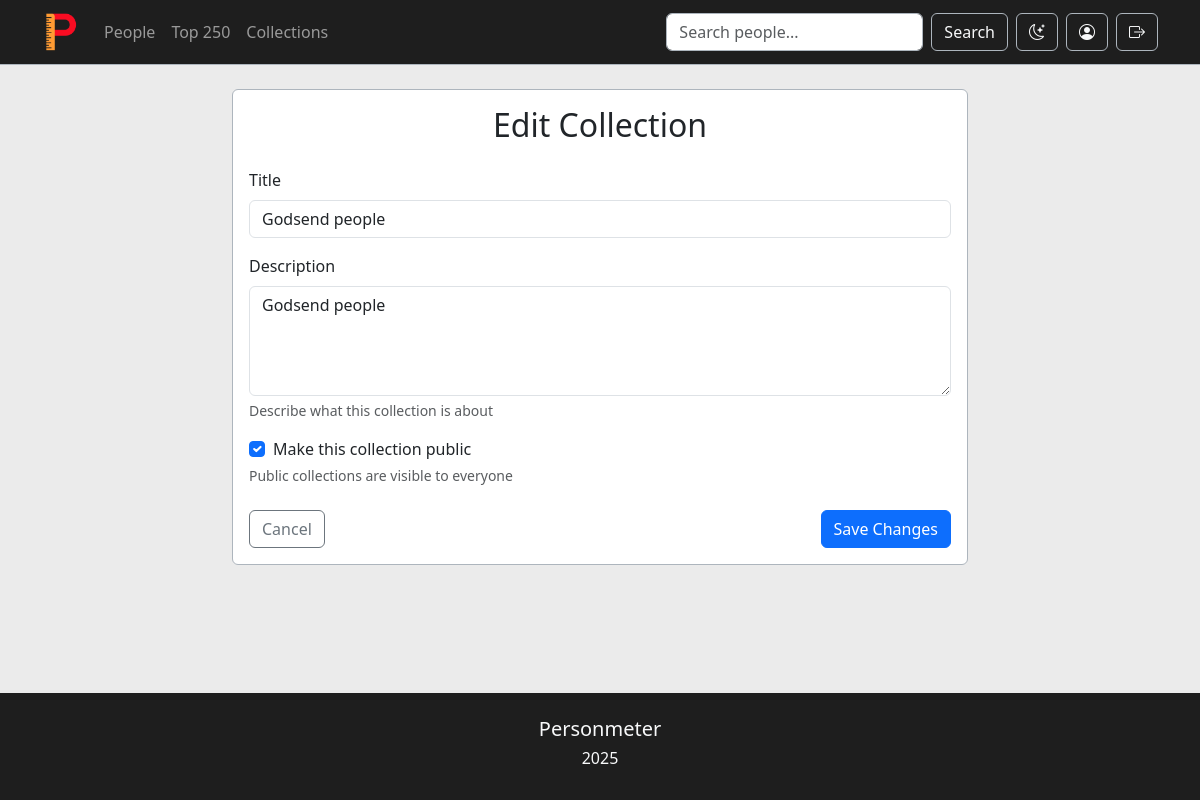
Page /collections/3/edit/ (signed in) on the committed database.
### core/models.py (models this page shows, shortened)
class Collection(models.Model):
    title = models.CharField(max_length=200)
    description = models.TextField()
    created_by = models.ForeignKey(User, on_delete=models.CASCADE, related_name='collections')
    persons = models.ManyToManyField(Person, through='CollectionItem', related_name='collections')
    is_public = models.BooleanField(default=True)
    created_at = models.DateTimeField(auto_now_add=True)
    updated_at = models.DateTimeField(auto_now=True)
    class Meta:
        ordering = ['-created_at']

### core/views.py (the view, shortened to what this page needs)
# urls.py: path('collections/<int:pk>/edit/', views.CollectionUpdateView.as_view(), name='collection_edit'),
class CollectionUpdateView(LoginRequiredMixin, UserPassesTestMixin, UpdateView):
    model = Collection
    form_class = CollectionForm
    template_name = 'core/collection_form.html'
    def test_func(self):
        collection = self.get_object()
        return collection.created_by == self.request.user

### core/forms.py
class CollectionForm(forms.ModelForm):
    class Meta:
        model = Collection
        fields = ['title', 'description', 'is_public']
        widgets = {
            'title': forms.TextInput(attrs={'class': 'form-control'}),
            'description': forms.Textarea(attrs={'class': 'form-control', 'rows': 4}),
            'is_public': forms.CheckboxInput(attrs={'class': 'form-check-input'})
        }

### core/templates/core/collection_form.html (shortened to what this page needs)
{% extends 'core/base.html' %}
{% block content %}
<div class="row justify-content-center">
    <div class="col-md-8">
        <div class="card border-dark-subtle">
            <div class="card-body">
                <h2 class="card-title text-center mb-4">
                    {% if form.instance.pk %}
                        Edit Collection
                    {% else %}
                        Create New Collection
                    {% endif %}
                </h2>
                <form method="post" novalidate>
                    <div class="mb-3">
                        <label for="{{ form.title.id_for_label }}" class="form-label">Title</label>
                        {{ form.title }}
                    </div>
                    <div class="mb-3">
                        <label for="{{ form.description.id_for_label }}" class="form-label">Description</label>
                        {{ form.description }}
                        <div class="form-text">Describe what this collection is about</div>
                    </div>
                    <div class="mb-4">
                        <div class="form-check">
                            {{ form.is_public }}
                            <label class="form-check-label" for="{{ form.is_public.id_for_label }}">
                                Make this collection public
                            </label>
                        </div>
                        <div class="form-text">Public collections are visible to everyone</div>
                    </div>
                    <div class="d-flex justify-content-between">
                        <a href="{% url 'user_collections' %}" class="btn btn-outline-secondary">Cancel</a>
                        <button type="submit" class="btn btn-primary">
                            {% if form.instance.pk %}
                                Save Changes
                            {% else %}
                                Create Collection
                            {% endif %}
                        </button>
                    </div>
                </form>
            </div>
        </div>
    </div>
</div>
{% endblock %}

### core/templates/core/base.html (style rules this page uses)
[data-bs-theme="light"] body { background-color: #ebebeb; }

### rows in the picture
Collection: title "Godsend people", description "Godsend people", is_public "☑"
